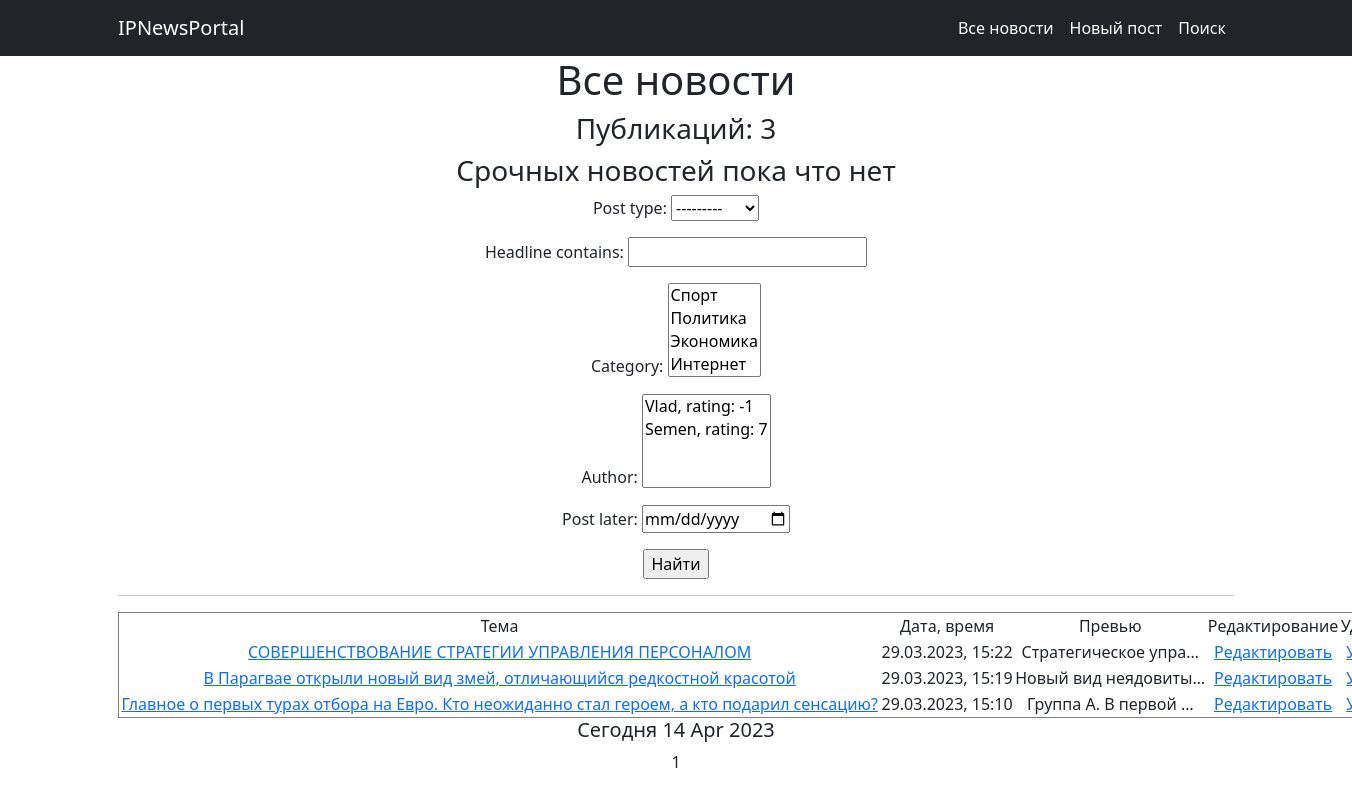
The page /news/ on the database as committed earlier.
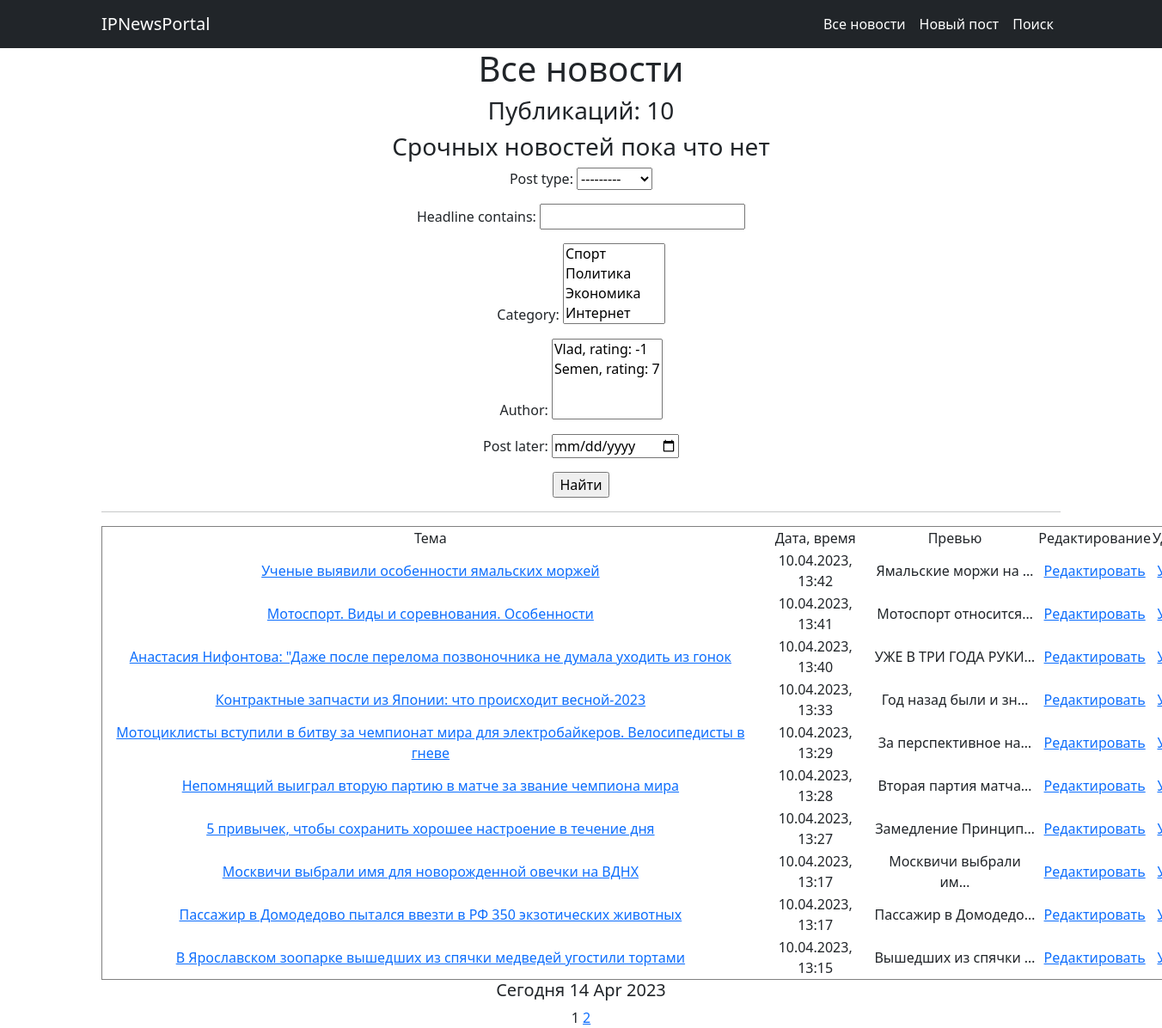
The same page on the database as committed later.
### PortalApp/models.py (models this page shows, shortened)
class Post(models.Model):
    author = models.ForeignKey('Author', on_delete=models.CASCADE)
    post_type = models.CharField(max_length=4, choices=PostType, default=news)
    date_time = models.DateTimeField(auto_now_add=True)
    category = models.ManyToManyField('Category', through='PostCategory')
    headline = models.CharField(max_length=255)
    text = models.TextField()
    rating = models.IntegerField(default=0)

### PortalApp/views.py (the view)
# urls.py: path('', AllNews.as_view(), name='all_posts'),
class AllNews(ListView):
    model = Post
    ordering = '-date_time'
    template_name = 'allnews.html'
    context_object_name = 'all_news'    #обращение
    paginate_by = 10
    def get_queryset(self):
        queryset = super().get_queryset()
        self.filterset = PostFilter(self.request.GET, queryset)
        return self.filterset.qs
    def get_context_data(self, **kwargs):
        context = super().get_context_data(**kwargs)
        context['time_now'] = datetime.utcnow()
        context['breaking_news'] = None
        context['filterset'] = self.filterset
        return context

### PortalApp/models.py (called while the page is built)
    def __str__(self):
        return f'{self.user}, rating: {self.rating}'

    def __str__(self):
        return self.category_name

### PortalApp/templatetags/custom_filters.py (called while the page is built)
@register.filter()
def censor(value):
    if not isinstance(value,str):
        raise ValueError('Тип должен быть строковый')
    bad_words = ['редиска', 'дурак']
    words = value.split()
    for i in range(len(words)):
        word = words[i]
        if word.lower() in bad_words:
            words[i] =words[i][0] + '*' * len(word)
    censored_value = ' '.join(words)
    return censored_value

### PortalApp/templatetags/custom_tags.py (called while the page is built)
@register.simple_tag()
def current_time(format_string='%b %d %Y'):
    return datetime.utcnow().strftime(format_string)

@register.simple_tag(takes_context=True)
def url_replace(context, **kwargs):
    d = context['request'].GET.copy()
    for k, v in kwargs.items():
        d[k] = v
    return d.urlencode()

### templates/allnews.html (shortened to what this page needs)
{% extends 'flatpages/default.html' %}
{% load custom_filters %}
{% load custom_tags %}
{% block content %}
<h1>Все новости</h1>
<h3>Публикаций: {{ all_news|length }}</h3>
<h3> {{ breaking_news|default_if_none:"Срочных новостей пока что нет" }} </h3>
    <form action="" method="get">
           {{ filterset.form.as_p }}
           <input type="submit" value="Найти" />
     </form>
<hr>
{% if all_news %}
    <table border="1" width="1300" style="border-collapse:collapse;">
        <tr>
            <td>Тема</td>
            <td>Дата, время</td>
            <td>Превью</td>
            <td>Редактирование</td>
            <td>Удаление</td>
        </tr>
        {% for all_news in all_news %}
        <tr>
            <td><a href="http://127.0.0.1:8000/news/{{ all_news.pk }}">{{ all_news.headline|censor }}</a></td>
            <td>{{ all_news.date_time|date:"d.m.Y" }}, {{ all_news.date_time|time:"H:i" }}</td>
            <td>{{ all_news.text|truncatechars:20|censor }}</td>
            <td><a href="http://127.0.0.1:8000/news/{{ all_news.pk }}/update/">Редактировать</a></td>
            <td><a href="http://127.0.0.1:8000/news/{{ all_news.pk }}/delete/">Удалить</a></td>
        </tr>
        {% endfor %}
    </table>
<h5>Сегодня {% current_time '%d %b %Y' %}</h5>
{% else %}
<h2>Новостей нет</h2>
{% endif%}
{{ page_obj.number }}
{% if page_obj.has_next %}
    <a href="?{% url_replace page=page_obj.next_page_number %}">{{ page_obj.next_page_number }}</a>
{% endif %}
{% endblock content %}

### templates/flatpages/default.html (shortened to what this page needs)
<!DOCTYPE html>
{% load static %}
<html lang="en">
    <head>
        <link href="{% static 'css/styles.css' %}" rel="stylesheet" />
    </head>
    <body>
        <nav class="navbar navbar-expand-lg navbar-dark bg-dark">
            <div class="container">
                <a class="navbar-brand" href="http://127.0.0.1:8000/news/">IPNewsPortal</a>
                <div class="collapse navbar-collapse" id="navbarSupportedContent">
                    <ul class="navbar-nav ms-auto mb-2 mb-lg-0">
                        <li class="nav-item"><a class="nav-link active" aria-current="page" href="http://127.0.0.1:8000/news">Все новости</a></li>
                        <li class="nav-item"><a class="nav-link active" aria-current="page" href="http://127.0.0.1:8000/news/create">Новый пост</a></li>
                        <li class="nav-item"><a class="nav-link active" aria-current="page" href="http://127.0.0.1:8000/news/search">Поиск</a></li>
                    </ul>
                </div>
            </div>
        </nav>
        <div class="container">
            <div class="row">
                <div class="col-lg-12 text-center">
                   {% block content %}{% endblock content %}
                </div>
            </div>
        </div>
    </body>
</html>

Rows that differ between the two databases and show on the page:
no longer on this page (row unchanged): Post: headline|censor "СОВЕРШЕНСТВОВАНИЕ СТРАТЕГИИ УПРАВЛЕНИЯ ПЕРСОНАЛОМ", date_time "29.03.2023", date_time "15:22", text|censor "Стратегическое упра…"
no longer on this page (row unchanged): Post: headline|censor "В Парагвае открыли новый вид змей, отличающийся редкостной красотой", date_time "29.03.2023", date_time "15:19", text|censor "Новый вид неядовиты…"
no longer on this page (row unchanged): Post: headline|censor "Главное о первых турах отбора на Евро. Кто неожиданно стал героем, а кто подарил сенсацию?", date_time "29.03.2023", date_time "15:10", text|censor "Группа A. В первой …"
added Post: headline|censor "Ученые выявили особенности ямальских моржей", date_time "10.04.2023", date_time "13:42", text|censor "Ямальские моржи на …"
added Post: headline|censor "Мотоспорт. Виды и соревнования. Особенности", date_time "10.04.2023", date_time "13:41", text|censor "Мотоспорт относится…"
added Post: headline|censor "Анастасия Нифонтова: \"Даже после перелома позвоночника не думала уходить из гонок", date_time "10.04.2023", date_time "13:40", text|censor "УЖЕ В ТРИ ГОДА РУКИ…"
added Post: headline|censor "Контрактные запчасти из Японии: что происходит весной-2023", date_time "10.04.2023", date_time "13:33", text|censor "Год назад были и зн…"
added Post: headline|censor "Мотоциклисты вступили в битву за чемпионат мира для электробайкеров. Велосипедисты в гневе", date_time "10.04.2023", date_time "13:29", text|censor "За перспективное на…"
added Post: headline|censor "Непомнящий выиграл вторую партию в матче за звание чемпиона мира", date_time "10.04.2023", date_time "13:28", text|censor "Вторая партия матча…"
added Post: headline|censor "5 привычек, чтобы сохранить хорошее настроение в течение дня", date_time "10.04.2023", date_time "13:27", text|censor "Замедление Принцип…"
added Post: headline|censor "Москвичи выбрали имя для новорожденной овечки на ВДНХ", date_time "10.04.2023", date_time "13:17", text|censor "Москвичи выбрали им…"
added Post: headline|censor "Пассажир в Домодедово пытался ввезти в РФ 350 экзотических животных", date_time "10.04.2023", date_time "13:17", text|censor "Пассажир в Домодедо…"
added Post: headline|censor "В Ярославском зоопарке вышедших из спячки медведей угостили тортами", date_time "10.04.2023", date_time "13:15", text|censor "Вышедших из спячки …"
Other text that changed with them:
{{ all_news|length }}: "3" → "10"
{{ page_obj.next_page_number }}: (not shown) → "2"
